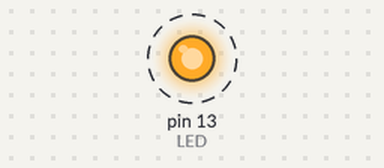
Bench run of a sketch on a simulated Arduino Uno, built with avr-gcc and run on an emulated ATmega328P. Shown: output pins drawn as LEDs (lit = HIGH). Dashed ring = blinking.

Above: at 0.2 s.
Timing chart, 0 to 3.0 s (numbered marks = the images above):
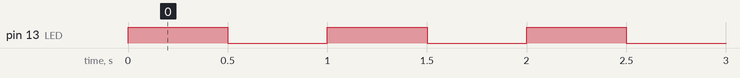

The sketch:

firmware.ino
```cpp
// Esempio minimo: lampeggia il LED di bordo.
// Sostituisci con il tuo sketch vero.

const int LED = LED_BUILTIN;

void setup() {
  pinMode(LED, OUTPUT);
  Serial.begin(115200);
}

void loop() {
  digitalWrite(LED, HIGH);
  delay(500);
  digitalWrite(LED, LOW);
  delay(500);
}
```

Measured:
- by itself, pin 13 (LED): alternates HIGH for 0.50 s and LOW for 0.50 s
